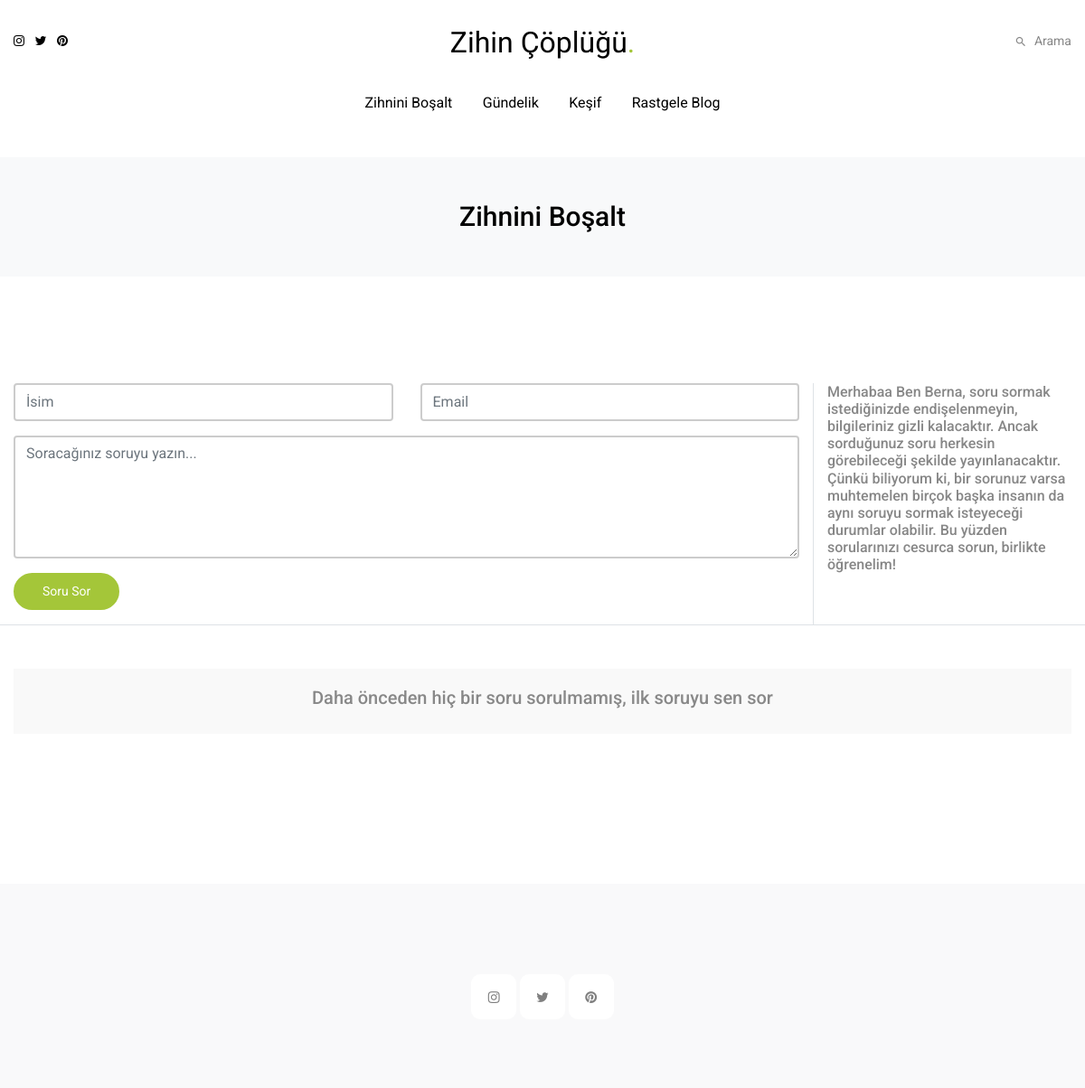
The page /question.php on the database its author committed.
### tables this page shows
CREATE TABLE `main` (
  `biography` text NOT NULL,
  `biographyname` varchar(30) NOT NULL DEFAULT 'Zeynep Berna YAMAN',
  `biographyimage` varchar(255) NOT NULL,
  `websitename` varchar(30) NOT NULL DEFAULT 'Zihin Çöplüğüm',
  `favicon` varchar(255) NOT NULL,
  `instagramlink` varchar(255) NOT NULL DEFAULT 'https://www.instagram.com',
  `twitterlink` varchar(255) NOT NULL DEFAULT 'https://twitter.com',
  `pinterestlink` varchar(255) NOT NULL DEFAULT 'https://tr.pinterest.com/',
  `questionText` text NOT NULL
);

CREATE TABLE `categories` (
  `cat_id` int(11) NOT NULL,
  `cat_name` varchar(255) NOT NULL
);

### admin/func.php (called while the page is built, shortened)
<?php
function url_slug($str) {
    $turkish_chars = array(
        'ç' => 'c',
        'ğ' => 'g',
        'ı' => 'i',
        'ş' => 's',
        'ö' => 'o',
        'ü' => 'u',
        'Ç' => 'C',
        'Ğ' => 'G',
        'İ' => 'I',
        'Ş' => 'S',
        'Ö' => 'O',
        'Ü' => 'U'
    );
    $str = mb_strtolower(trim($str), 'UTF-8');
    $str = strtr($str, $turkish_chars);
    $str = preg_replace('/[^a-zA-Z0-9]/', ' ', $str);
    $str = trim($str);
    $str = preg_replace('/\s+/', '-', $str);
    return $str;
}
?>

### question.php (the view, shortened to what this page needs)
<?php include "admin/func.php"; ?>
<?php
$sqlQuestion = $config -> prepare("SELECT id,question,answer FROM questions WHERE answer IS NOT NULL");
$sqlQuestion -> execute();
$rowQuestion = $sqlQuestion -> get_result();
$sqlQuestionText = $config -> prepare("SELECT questionText FROM main");
$sqlQuestionText -> execute();
$rowQuestionText = $sqlQuestionText -> get_result();
$questionText = $rowQuestionText -> fetch_assoc();
?>
<!doctype html>
<html lang="en">
<head>
    <link rel="stylesheet" href="css/bootstrap.min.css">
    <link rel="stylesheet" href="fonts/icomoon/style.css">
    <link rel="stylesheet" href="css/jquery.fancybox.min.css">
    <link rel="stylesheet" href="css/aos.css">
    <link rel="stylesheet" href="css/style.css">
</head>
<body>
    <?php include("include/header.php"); ?>
    <div class="site-hero py-5 bg-light mb-5">
        <div class="container">
            <div class="row align-items-center justify-content-between">
                <div class="col-lg-12 text-center">
                    <h1 class="text-black mb-0">Zihnini Boşalt</h1>
                </div>
            </div>
        </div>
    </div>
    <div class="site-section">
        <div class="container">
            <div class="row mb-5 border-bottom">
                <div class="col-lg-9 border-right">
                    <div class="question-form">
                        <div class="row">
                            <div class="col-sm-6">
                                <div class="form-group">
                                    <input type="text" class="form-control" id="name" name="name" placeholder="İsim"
                                        autocomplete="off" required>
                                </div>
                            </div>
                            <div class="col-sm-6">
                                <div class="form-group">
                                    <input type="email" class="form-control" name="email" id="email" placeholder="Email"
                                        autocomplete="off" required>
                                </div>
                            </div>
                        </div>
                        <div class="form-group">
                            <textarea name="question" id="question" cols="30" rows="5" class="form-control"
                                placeholder="Soracağınız soruyu yazın..." autocomplete="off" required></textarea>
                        </div>
                        <div class="form-group">
                            <input type="submit" name="submit" value="Soru Sor" class="btn btn-primary btn-md"
                                onClick="askAQuestion(this)">
                        </div>
                    </div>
                </div>
                <div class="col-lg-3">
                    <h6><?=$questionText["questionText"]?></h6>
                </div>
            </div>
            <div class="row pb-5 mb-5">
                <div class="col-lg-12">
                    <div class="custom-accordion" id="accordion_1">
                        <?php
                    if (mysqli_num_rows($rowQuestion) != 0) {
                        while($questions = mysqli_fetch_assoc($rowQuestion)) { ?>
                        <div class="accordion-item">
                            <h2 class="mb-0">
                                <button class="btn btn-link collapsed" type="button" data-toggle="collapse"
                                    data-target="#question<?=$questions["id"]?>" aria-expanded="false"
                                    aria-controls="question<?=$questions["id"]?>">
                                    <?=$questions["question"]?>
                                </button>
                            </h2>
                            <div id="question<?=$questions["id"]?>" class="collapse" aria-labelledby="answer<?=$questions["id"]?>"
                                data-parent="#accordion_1">
                                <div class="accordion-body">
                                    <?=$questions["answer"]?>
                                </div>
                            </div>
                        </div>
                        <?php
                        }
                    } else { ?>
                        <div class="accordion-item">
                            <div class="accordion-body h5 text-center" style="border-radius: 5px">
                                Daha önceden hiç bir soru sorulmamış, ilk soruyu sen sor
                            </div>
                        </div>
                    <?php
                    }
                    ?>
                    </div>
                </div>
            </div>
        </div>
    </div>
    <?php include("include/footer.php"); ?>
</body>
</html>

### include/header.php (shortened to what this page needs)
<?php
$url = $_SERVER['REQUEST_URI'];
$url_parts = explode("/", $url);
$extension = end($url_parts);
$urlname = $url_parts[2];
?>
<?php
$sql3 = $config -> prepare("SELECT websitename,instagramlink,twitterlink,pinterestlink FROM main");
$sql3 -> execute();
$row3 = $sql3 -> get_result();
$data = $row3 -> fetch_assoc();
?>
<div class="container">
    <nav class="site-nav">
        <div class="row justify-content-between align-items-center">
            <div class="d-none d-lg-block col-lg-3 top-menu">
                <a href="<?= $data["instagramlink"] ?>" class="d-inline-flex align-items-center"><span
                        class="icon-instagram mr-2"></span></a>
                <a href="<?= $data["twitterlink"] ?>" class="d-inline-flex align-items-center"><span
                        class="icon-twitter mr-2"></span></a>
                <a href="<?= $data["pinterestlink"] ?>" class="d-inline-flex align-items-center"><span
                        class="icon-pinterest mr-2"></span></a>
            </div>
            <div class="col-3 col-md-6 col-lg-6 text-lg-center logo">
                <a href="index.php"><?= $data["websitename"] ?><span class="text-primary">.</span> </a>
            </div>
            <div class="col-9 col-md-6 col-lg-3 text-right top-menu">
                <div class="d-inline-flex align-items-center">
                    <div class="search-wrap">
                        <a class="d-inline-flex align-items-center js-search-toggle"><span
                                class="icon-search2 mr-2"></span><span>Arama</span></a>
                    </div>
                </div>
            </div>
        </div>
        <div class="d-none d-lg-block row py-3">
            <div class="col-12 col-sm-12 col-lg-12 site-navigation text-center">
                <ul class="js-clone-nav d-none d-lg-inline-block text-left site-menu" style="padding-left: 0px;">
                    <?php
            $sqlD = $config -> prepare("SELECT c.*, COUNT(b.blog_id) as blog_count
            FROM categories c
            LEFT JOIN blog b ON c.cat_id = b.category AND b.active = 1
            GROUP BY c.cat_id, c.cat_name");
            $sqlD -> execute();
            $queryD = $sqlD -> get_result();
            ?>
                    <li class="<?= ($urlname=="zihninibosalt")? 'active':''; ?>"><a href="zihninibosalt">Zihnini
                            Boşalt</a></li>
                    <?php while ($row = mysqli_fetch_assoc($queryD)) { ?>
                    <?php if ( $row['blog_count'] > 0) { ?>
                    <li class="<?= ($urlname==url_slug($row['cat_name']))? 'active':''; ?>">
                        <a href="<?= url_slug($row['cat_name']) ?>">
                            <?= $row['cat_name'] ?>
                        </a>
                    </li>
                    <?php } ?>
                    <?php } ?>
                    <li><a onclick="getRandomBlog()">Rastgele Blog</a></li>
                </ul>
            </div>
        </div>
    </nav>
</div>

### css/style.css (style rules this page uses)
.site-nav { padding-top: 20px; padding-bottom: 20px; }
.site-nav .site-navigation .site-menu { margin-bottom: 0; }
.site-nav .site-navigation .site-menu > li { display: inline-block; }
.site-nav .site-navigation .site-menu > li > a { font-size: 16px; padding: 10px 15px; color: #000000; display: inline-block; text-decoration: none !important; }
.container { max-width: 1200px; }
html { overflow-x: hidden; }
body { background: #ffffff; line-height: 1.7; color: #878787; font-weight: 400; font-size: 14px; font-family: "Roboto", sans-serif; }
body:before { content: ""; position: fixed; opacity: 0; visibility: hidden; z-index: 2; top: 0; left: 0; right: 0; bottom: 0; background: rgba(0, 0, 0, 0.2); -webkit-transition: .3s all ease; -o-transition: .3s all ease; transition: .3s all ease; }
a { -webkit-transition: .3s all ease; -o-transition: .3s all ease; transition: .3s all ease; color: #000000; }
h1, h2, h3 { color: #000000; }
.text-black { color: #000000 !important; }
.text-primary { color: #a4c639 !important; }
.site-hero { padding: 0 0 7rem 0; position: relative; }
.site-hero h1 { font-size: 30px; }
.btn { border-radius: 0; padding: 8px 30px; font-size: 14px; border-radius: 30px; border: 2px solid transparent; }
.btn.btn-primary { background: #a4c639; border-color: #a4c639; }
.site-section { padding: 70px 0; }
.form-control { border: 2px solid #ccc; background: none; height: 42px; }
.logo { font-size: 2rem; }
.logo a { color: #000000; }
.custom-accordion .accordion-item { background-color: #f9f9f9; margin-bottom: 0px; position: relative; border-radius: 0px; overflow: hidden; }
.custom-accordion .accordion-item .accordion-body { padding: 20px 20px 20px 20px; color: #888; }

### rows shown on the page
main: websitename "Zihin Çöplüğü", questionText "Merhabaa Ben Berna, soru sormak istediğinizde endişelenmeyin, bilgileriniz gizli kalacaktır. Ancak sorduğunuz soru herkesin görebileceği şekilde yayınlanacaktır. Çünkü biliyorum ki, bir sorunuz varsa muhtemelen birçok başka insanın da aynı soruyu sormak isteyeceği durumlar olabilir. Bu yüzden sorularınızı cesurca sorun, birlikte öğrenelim!"
categories: cat_name "Gündelik"
categories: cat_name "Keşif"
